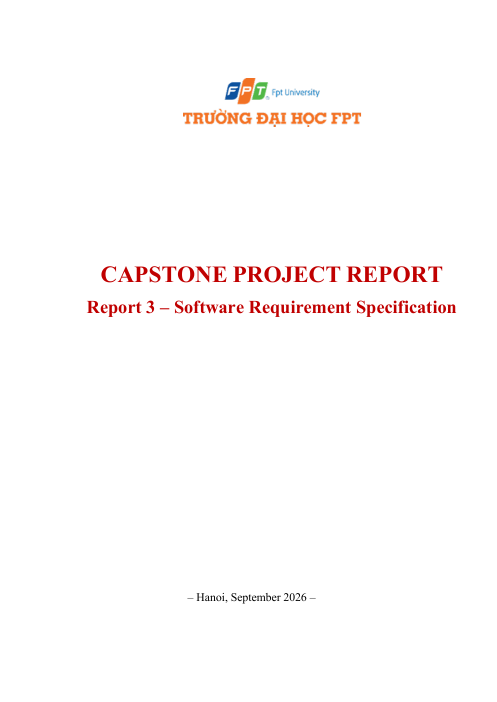
#> input picture .tmp_doc_edit/rendered/page-001.png, 993 x 1404 px (shown at 1/2 size); its folder holds only this picture in this run
$ python make_contact_sheets.py
#> lines starting #> are read from the running program, lines starting #| are printed output that depends on the picture
from pathlib import Path

from PIL import Image, ImageDraw, ImageFont


root = Path(__file__).parent / "rendered"
pages = sorted(root.glob("page-*.png"))
out = root / "contact"
out.mkdir(exist_ok=True)

cols, rows = 4, 3
thumb_w = 240
label_h = 24
gap = 8

for group_index in range(0, len(pages), cols * rows):
    group = pages[group_index : group_index + cols * rows]
    thumbs = []
    for path in group:
        image = Image.open(path).convert("RGB")
#> image is the input picture: PIL image 993x1404 RGB; mean R, G, B 253.9, 251.6, 251.3
        width = thumb_w
        height = round(image.height * width / image.width)
#> height = 339
        thumbs.append((path, image.resize((width, height), Image.Resampling.LANCZOS)))
    cell_h = max(image.height for _, image in thumbs) + label_h
#> cell_h = 363
    sheet = Image.new(
        "RGB",
        (cols * thumb_w + (cols + 1) * gap, rows * cell_h + (rows + 1) * gap),
        "#BFC3C8",
    )
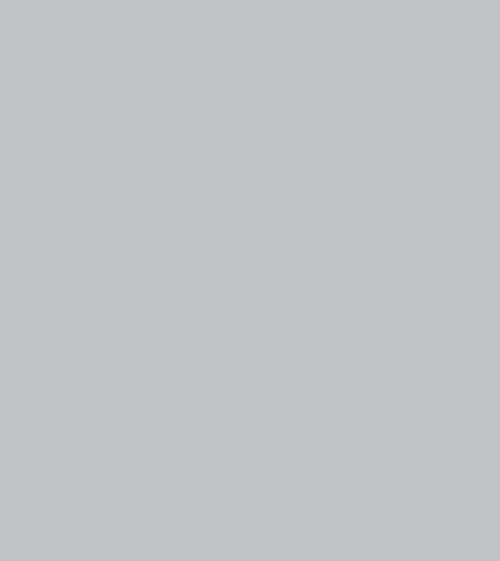
#> sheet: PIL image 1000x1121 RGB (shown at 1/2 size); mean R, G, B 191, 195, 200
    draw = ImageDraw.Draw(sheet)
    for index, (path, image) in enumerate(thumbs):
        row, col = divmod(index, cols)
        x = gap + col * (thumb_w + gap)
        y = gap + row * (cell_h + gap)
        sheet.paste(image, (x, y + label_h))
        draw.rectangle((x, y, x + thumb_w, y + label_h), fill="white")
        draw.text((x + 6, y + 4), path.stem.replace("page-", "Page "), fill="black")
#> this loop made 1 pass
#> (row, col, x, y) on pass 1: (0, 0, 8, 8)
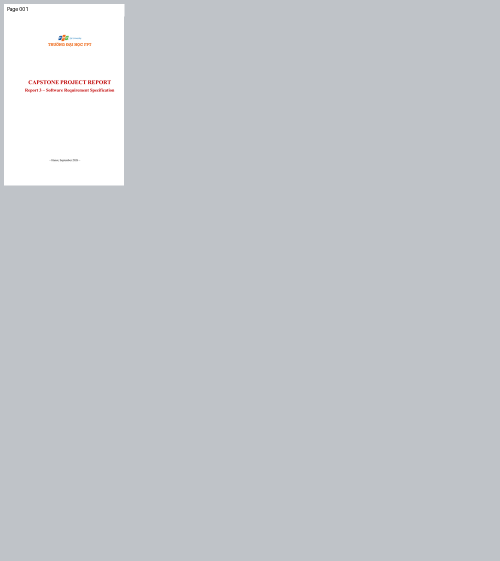
#> sheet: PIL image 1000x1121 RGB (shown at 1/2 size); mean R, G, B 195.9, 199.4, 204
    first = int(group[0].stem.split("-")[1])
    last = int(group[-1].stem.split("-")[1])
    sheet.save(out / f"pages-{first:03d}-{last:03d}.png")

print(len(pages), len(list(out.glob("*.png"))))

$ run again, on .tmp_doc_edit/rendered/page-005.png
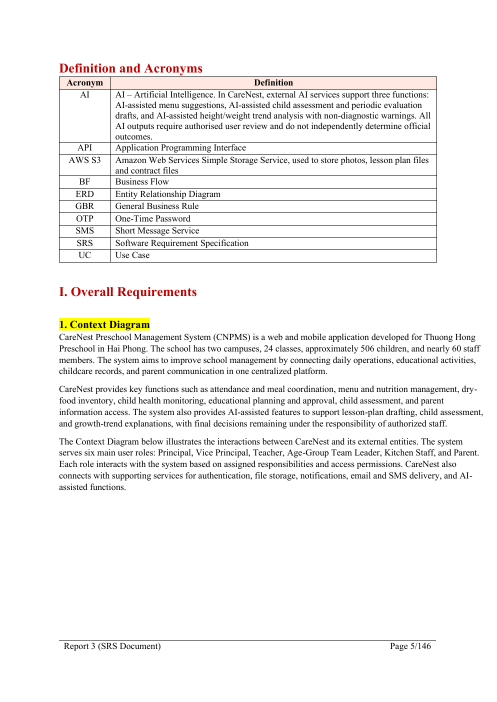
#> input picture .tmp_doc_edit/rendered/page-005.png, 993 x 1404 px (shown at 1/2 size)
#> image is the input picture: PIL image 993x1404 RGB; mean R, G, B 244.2, 243.4, 242.6
#> cell_h = 363
#> the loop `for index, (path, image) in enumerate(thumbs):` made 1 pass
#> (row, col, x, y) on pass 1: (0, 0, 8, 8)
#> after the loop `for index, (path, image) in enumerate(thumbs):`:
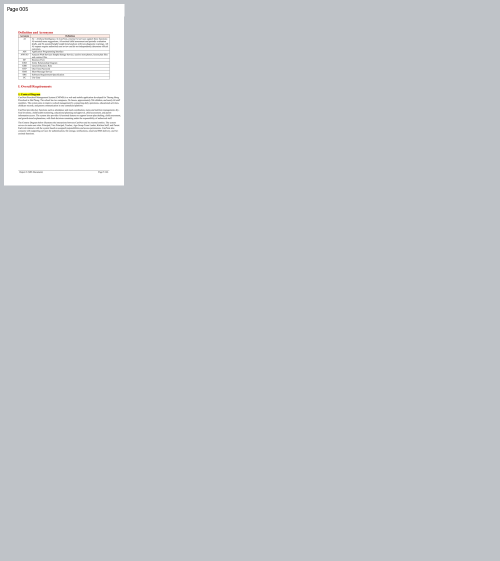
#> sheet: PIL image 1000x1121 RGB (shown at 1/2 size); mean R, G, B 195.1, 198.7, 203.3

$ run again, on .tmp_doc_edit/rendered/page-009.png
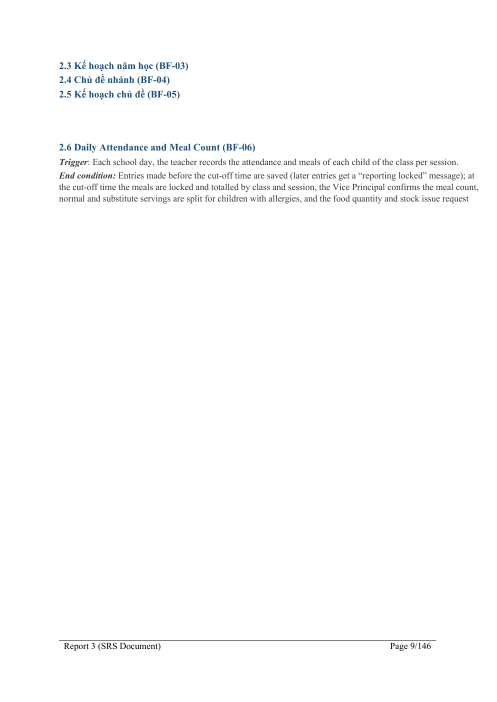
#> input picture .tmp_doc_edit/rendered/page-009.png, 993 x 1404 px (shown at 1/2 size)
#> image is the input picture: PIL image 993x1404 RGB; mean R, G, B 252.4, 252.6, 252.7
#> cell_h = 363
#> the loop `for index, (path, image) in enumerate(thumbs):` made 1 pass
#> (row, col, x, y) on pass 1: (0, 0, 8, 8)
#> after the loop `for index, (path, image) in enumerate(thumbs):`:
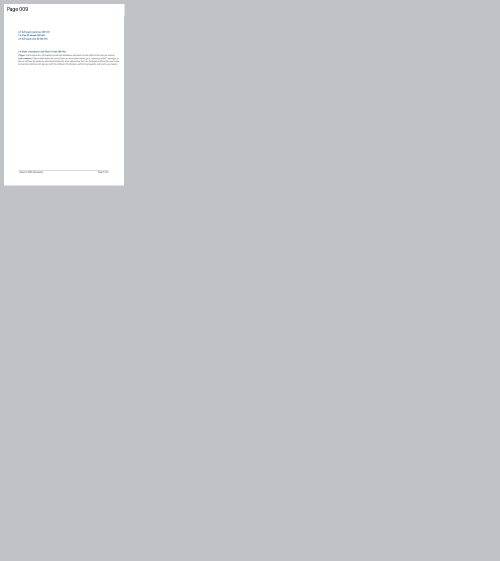
#> sheet: PIL image 1000x1121 RGB (shown at 1/2 size); mean R, G, B 195.7, 199.5, 204.1

$ run again, on .tmp_doc_edit/rendered/page-002.png
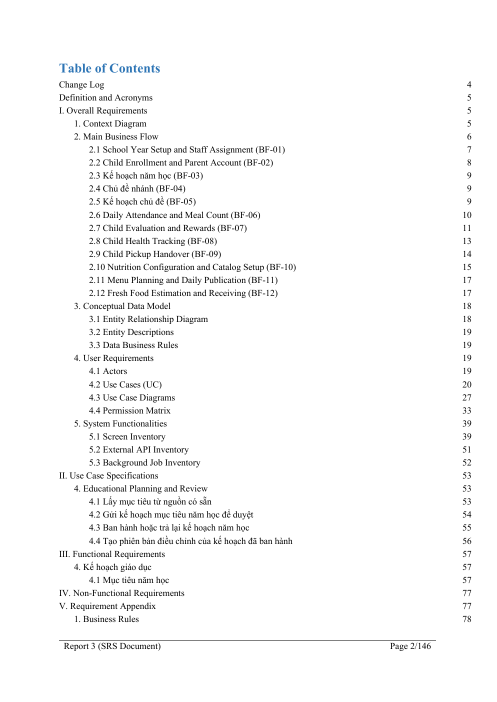
#> input picture .tmp_doc_edit/rendered/page-002.png, 993 x 1404 px (shown at 1/2 size)
#> image is the input picture: PIL image 993x1404 RGB; mean R, G, B 248.8, 248.8, 248.9
#> cell_h = 363
#> the loop `for index, (path, image) in enumerate(thumbs):` made 1 pass
#> (row, col, x, y) on pass 1: (0, 0, 8, 8)
#> after the loop `for index, (path, image) in enumerate(thumbs):`:
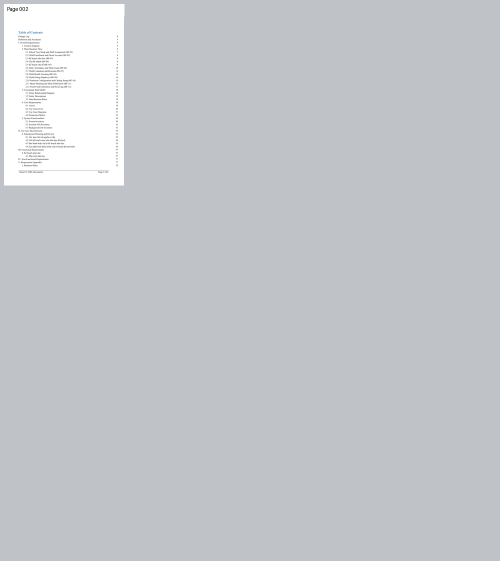
#> sheet: PIL image 1000x1121 RGB (shown at 1/2 size); mean R, G, B 195.5, 199.2, 203.8
